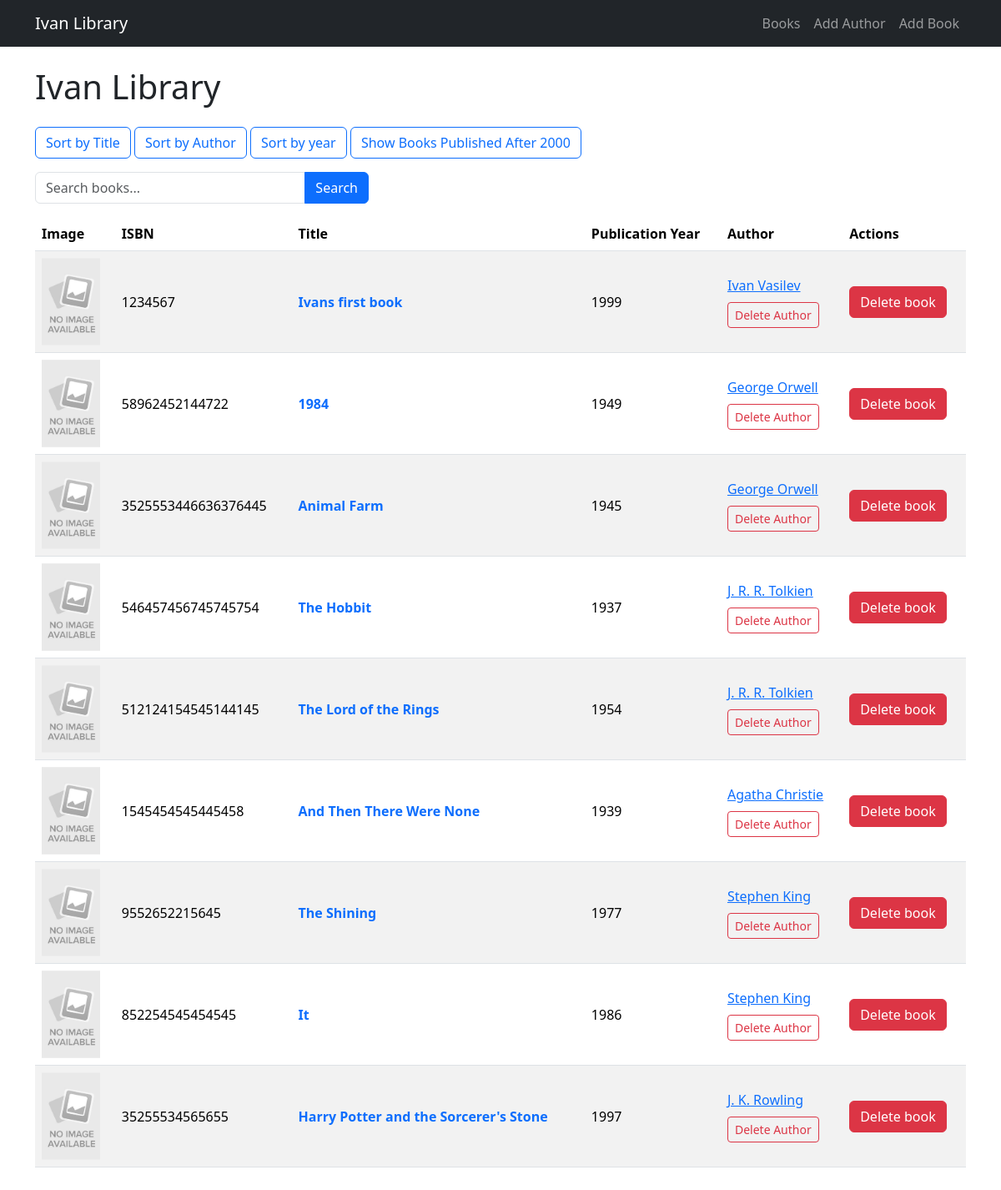
The app's page /, older data.
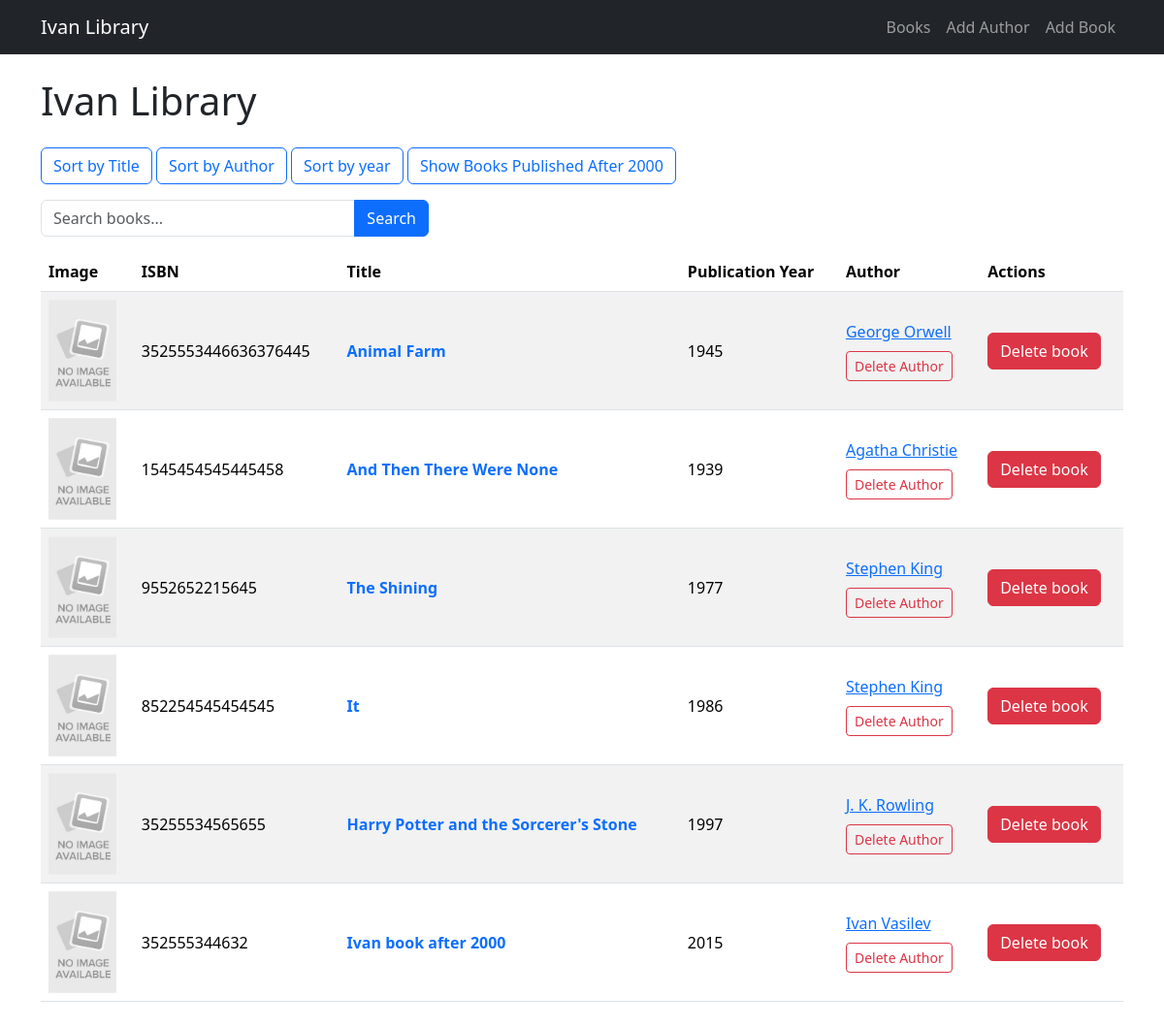
The same page, newer data.
### data_models.py (models this page shows, shortened)
class Book(db.Model):
    __tablename__ = "books"
    id = db.Column(db.Integer, primary_key=True, autoincrement=True)
    isbn = db.Column(db.String, nullable=False)
    title = db.Column(db.String, nullable=False)
    publication_year = db.Column(db.Integer, nullable=False)
    author_id = db.Column(
        db.Integer,
        db.ForeignKey("authors.id"),
        nullable=False
    )
    author = db.relationship("Author", back_populates="books")

class Author(db.Model):
    __tablename__ = "authors"
    id = db.Column(db.Integer, primary_key=True, autoincrement=True)
    name = db.Column(db.String, nullable=False)
    birth_date = db.Column(db.Date, nullable=False)
    date_of_death = db.Column(db.Date, nullable=True)
    books = db.relationship(
        "Book",
        back_populates="author",
        cascade="all, delete-orphan"
    )

### app.py (the view)
@app.route("/")
def home():
    sort = request.args.get("sort")
    search = request.args.get("search")
    statement = db.select(Book)
    if sort == "title":
        statement = statement.order_by(Book.title)
    if sort == 'author':
        statement = statement.join(Author).order_by(Author.name)
    if sort == "year":
        statement = statement.order_by(Book.publication_year)
    if sort == 'newest':
        statement = statement.where(Book.publication_year > 2000).order_by(Book.publication_year.desc())
    if search:
        statement = statement.join(Author).where(
            or_(
                Book.title.ilike(f"%{search}%"),
                Author.name.ilike(f"%{search}%"))
            )
    books = db.session.execute(
        statement
    ).scalars().all()
    return render_template("home.html", books=books, sort=sort)

### templates/home.html (shortened to what the changed rows need)
{% extends "base.html" %}
{% block content %}
<section class="library">
    <h1 class="library__title mb-4">Ivan Library</h1>
    <div class="table-responsive library__table-wrapper">
        <table class="table table-striped table-hover align-middle ">
            <thead>
                <tr>
                    <th>Image</th>
                    <th>ISBN</th>
                    <th>Title</th>
                    <th>Publication Year</th>
                    <th>Author</th>
                    <th>Actions</th>
                </tr>
            </thead>
            <tbody>
                {% for book in books %}
                    <tr class="library__book">
                        <td>
                            <div class="book-cover-small">
                                <img
                                    src="https://covers.openlibrary.org/b/isbn/{{ book.isbn }}-M.jpg?default=false"
                                    onerror="this.onerror=null; this.src='{{ url_for('static', filename='images/no-cover.jpg') }}';"
                                    alt="Cover of {{ book.title }}"
                                >
                            </div>
                        </td>
                        <td>{{ book.isbn }}</td>
                        <td>
                            <a href="{{ url_for('get_book', book_id=book.id) }}" class="link-primary text-decoration-none fw-semibold">
                                {{ book.title }}
                            </a>
                        </td>
                        <td>{{ book.publication_year }}</td>
                        <td>
                            <a class="mb-2 d-block" href="{{ url_for('get_author', author_id=book.author.id) }}">
                                {{ book.author.name }}
                            </a>
                            <form
                                method="POST"
                                action="{{ url_for('delete_author', author_id=book.author.id) }}"
                                onsubmit="return confirm('Are you sure? This will also delete all books by this author.');"
                            >
                                <button type="submit" class="btn btn-outline-danger btn-sm">
                                    Delete Author
                                </button>
                            </form>
                        </td>
                        <td>
                            <form method="POST" action="{{ url_for('delete_book', book_id=book.id) }}" onsubmit="return confirm('Are you sure you want to delete this book?');">
                                <button type="submit" class="btn btn-danger">Delete book</button>
                            </form>
                        </td>
                    </tr>
                {% else %}
                    <tr>
                        <td class="text-center">
                            No books found.
                        </td>
                    </tr>
                {% endfor %}
            </tbody>
        </table>
    </div>
</section>
{% endblock %}

Row changes from the older to the newer data that the page shows:
removed Book: isbn "1234567", title "Ivans first book", publication_year "1999", author.name "Ivan Vasilev"
removed Book: isbn "58962452144722", title "1984", publication_year "1949", author.name "George Orwell"
removed Book: isbn "546457456745745754", title "The Hobbit", publication_year "1937", author.name "J. R. R. Tolkien"
removed Book: isbn "512124154545144145", title "The Lord of the Rings", publication_year "1954", author.name "J. R. R. Tolkien"
added Book: isbn "352555344632", title "Ivan book after 2000", publication_year "2015", author.name "Ivan Vasilev"
